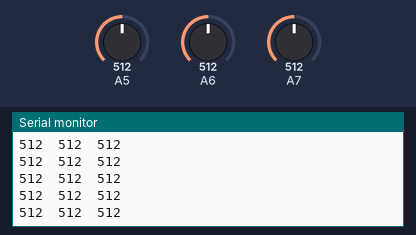
Simulated run of this sketch. Board: Arduino Nano, built with avr-gcc and run on an emulated ATmega328P. Shown: the last lines printed to the serial monitor. The inputs (shaded band) are chosen by the test bench; at power-on: A5 = 512, A6 = 512, A7 = 512.

Above: at 1.2 s.
1.3 s: A5 set to 11
At 2.0 s:
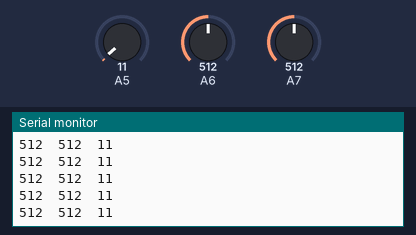
2.8 s: A5 set to 8
At 3.8 s:
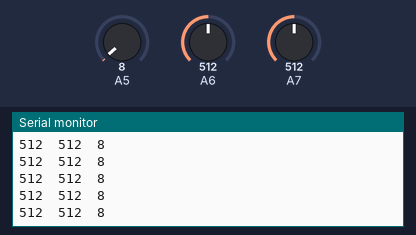
Timing chart, 0 to 5.8 s (numbered marks = the images above; inputs shaded):
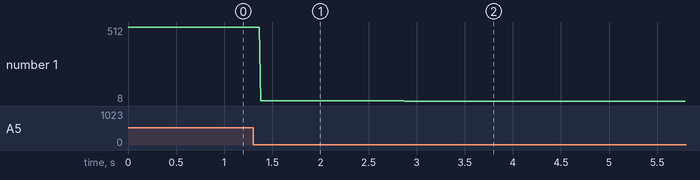

The sketch:

sliders_analog.ino
```cpp
void setup() {
  // initialize serial communication at 9600 bits per second:
  Serial.begin(9600);
}

// the loop routine runs over and over again forever:
void loop() {
  // read the input on analog pin 0:
  int T1 = analogRead(A7);
  int T2 = analogRead(A6);
  int T3 = analogRead(A5);


  // print out the value you read:
  Serial.print(T1);
  Serial.print('\t');
  Serial.print(T2);
  Serial.print('\t');

  Serial.println(T3);

  delay(1);        // delay in between reads for stability
}
```

Measured:
- after the input at 1.3 s, the serial monitor: prints a new line after 0.08 s (image 1)
- after the input at 2.8 s, the serial monitor: prints a new line after 0.08 s (image 2)
- plotted number 1: 512 → 11 after the input at 1.3 s, 11 → 8 after the input at 2.8 s
